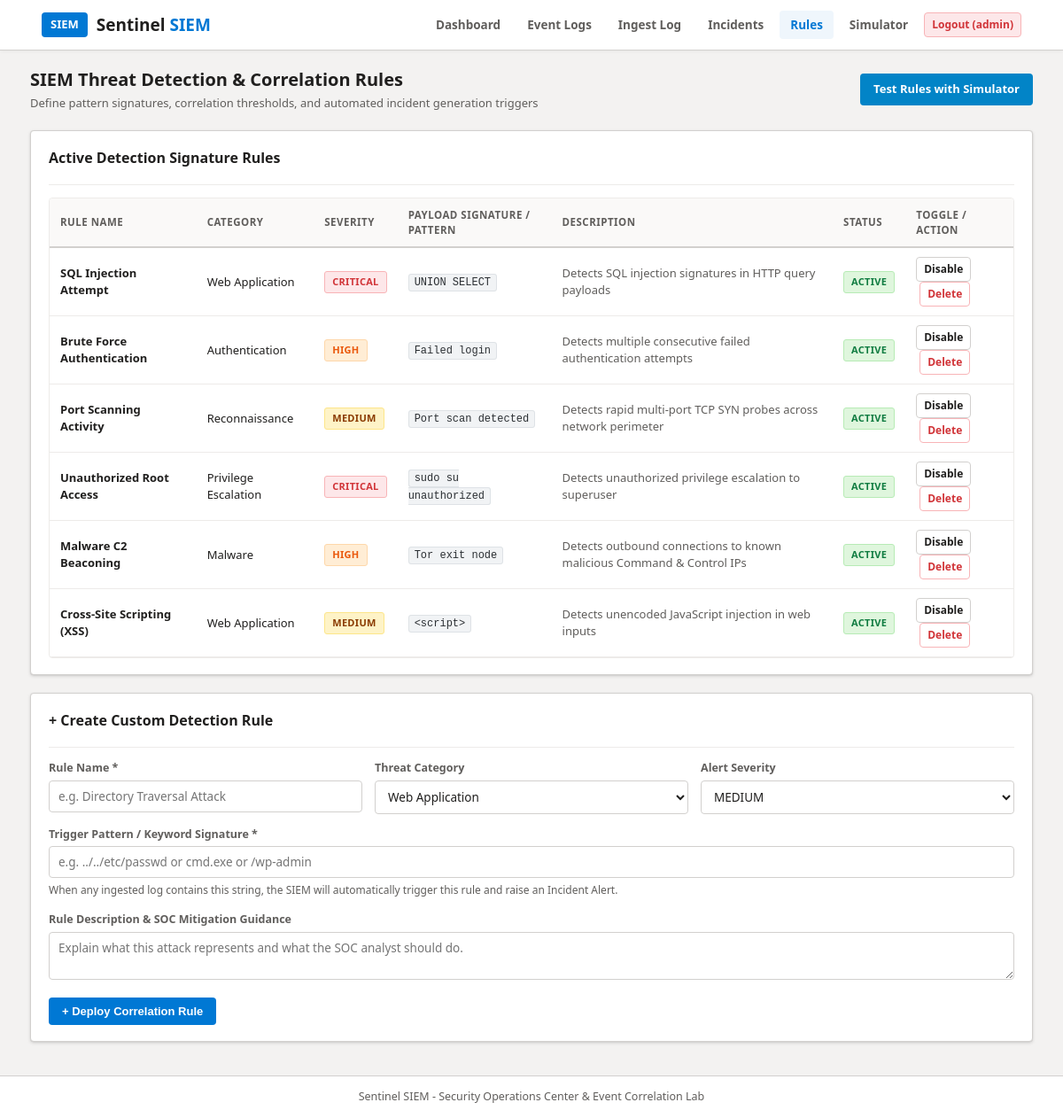
/rules.php (signed in), run on the app's committed database.
### tables this page shows
CREATE TABLE IF NOT EXISTS detection_rules (
    id INT AUTO_INCREMENT PRIMARY KEY,
    rule_name VARCHAR(100) NOT NULL,
    category VARCHAR(50) NOT NULL,
    severity ENUM('LOW', 'MEDIUM', 'HIGH', 'CRITICAL') NOT NULL,
    pattern_keyword VARCHAR(100) NOT NULL,
    description TEXT,
    is_active TINYINT(1) DEFAULT 1,
    created_at TIMESTAMP DEFAULT CURRENT_TIMESTAMP
);

### rules.php (the view, shortened to what this page needs)
<?php
include "db.php";
$rules = $conn->query("SELECT * FROM detection_rules ORDER BY id ASC");
include "header.php";
?>
<div class="container">
    <div class="page-title-bar">
        <div>
            <h2>SIEM Threat Detection & Correlation Rules</h2>
            <p class="subtitle">Define pattern signatures, correlation thresholds, and automated incident generation triggers</p>
        </div>
        <div>
            <a href="simulator.php" class="btn btn-cyan">Test Rules with Simulator</a>
        </div>
    </div>
    <div class="panel">
        <div class="panel-header">
            <h3>Active Detection Signature Rules</h3>
        </div>
        <div class="table-responsive">
            <table>
                <thead>
                    <tr>
                        <th>Rule Name</th>
                        <th>Category</th>
                        <th>Severity</th>
                        <th>Payload Signature / Pattern</th>
                        <th>Description</th>
                        <th>Status</th>
                        <th>Toggle / Action</th>
                    </tr>
                </thead>
                <tbody>
                    <?php if ($rules && $rules->num_rows > 0): ?>
                        <?php while ($r = $rules->fetch_assoc()): ?>
                            <tr>
                                <td><strong><?php echo htmlspecialchars($r['rule_name']); ?></strong></td>
                                <td><?php echo htmlspecialchars($r['category']); ?></td>
                                <td>
                                    <span class="badge badge-<?php echo strtolower($r['severity']); ?>">
                                        <?php echo htmlspecialchars($r['severity']); ?>
                                    </span>
                                </td>
                                <td><code class="code-pill"><?php echo htmlspecialchars($r['pattern_keyword']); ?></code></td>
                                <td style="font-size: 13px; color: var(--text-secondary);"><?php echo htmlspecialchars($r['description']); ?></td>
                                <td>
                                    <?php if ($r['is_active']): ?>
                                        <span class="badge badge-status-resolved">ACTIVE</span>
                                    <?php else: ?>
                                        <span class="badge badge-status-false_positive">DISABLED</span>
                                    <?php endif; ?>
                                </td>
                                <td>
                                    <a href="rules.php?toggle_id=<?php echo $r['id']; ?>" class="btn btn-secondary btn-sm">
                                        <?php echo $r['is_active'] ? 'Disable' : 'Enable'; ?>
                                    </a>
                                    <a href="rules.php?delete_rule_id=<?php echo $r['id']; ?>" class="btn btn-danger btn-sm" onclick="return confirm('Delete this rule?')" style="margin-left: 4px;">Delete</a>
                                </td>
                            </tr>
                        <?php endwhile; ?>
                    <?php else: ?>
                        <tr><td colspan="7" style="text-align: center;">No rules configured.</td></tr>
                    <?php endif; ?>
                </tbody>
            </table>
        </div>
    </div>
    <div class="panel">
        <div class="panel-header">
            <h3>+ Create Custom Detection Rule</h3>
        </div>
        <form method="POST" action="rules.php">
            <div class="form-row">
                <div class="form-group">
                    <label for="rule_name">Rule Name *</label>
                    <input type="text" id="rule_name" name="rule_name" placeholder="e.g. Directory Traversal Attack" required>
                </div>
                <div class="form-group">
                    <label for="category">Threat Category</label>
                    <select id="category" name="category">
                        <option value="Web Application">Web Application</option>
                    </select>
                </div>
                <div class="form-group">
                    <label for="severity">Alert Severity</label>
                    <select id="severity" name="severity">
                        <option value="MEDIUM" selected>MEDIUM</option>
                    </select>
                </div>
            </div>
            <div class="form-group">
                <label for="pattern_keyword">Trigger Pattern / Keyword Signature *</label>
                <input type="text" id="pattern_keyword" name="pattern_keyword" placeholder="e.g. ../../etc/passwd or cmd.exe or /wp-admin" required>
                <small style="color: var(--text-secondary); font-size: 12px;">When any ingested log contains this string, the SIEM will automatically trigger this rule and raise an Incident Alert.</small>
            </div>
            <div class="form-group">
                <label for="description">Rule Description & SOC Mitigation Guidance</label>
                <textarea id="description" name="description" rows="2" placeholder="Explain what this attack represents and what the SOC analyst should do."></textarea>
            </div>
            <button type="submit" class="btn btn-primary">&plus; Deploy Correlation Rule</button>
        </form>
    </div>
</div>
<?php include "footer.php"; ?>

### data on the page
detection_rules: rule_name "SQL Injection Attempt", category "Web Application", severity "CRITICAL", pattern_keyword "UNION SELECT", description "Detects SQL injection signatures in HTTP query payloads", is_active "ACTIVE"
detection_rules: rule_name "Brute Force Authentication", category "Authentication", severity "HIGH", pattern_keyword "Failed login", description "Detects multiple consecutive failed authentication attempts", is_active "ACTIVE"
detection_rules: rule_name "Port Scanning Activity", category "Reconnaissance", severity "MEDIUM", pattern_keyword "Port scan detected", description "Detects rapid multi-port TCP SYN probes across network perimeter", is_active "ACTIVE"
detection_rules: rule_name "Unauthorized Root Access", category "Privilege Escalation", severity "CRITICAL", pattern_keyword "sudo su unauthorized", description "Detects unauthorized privilege escalation to superuser", is_active "ACTIVE"
detection_rules: rule_name "Malware C2 Beaconing", category "Malware", severity "HIGH", pattern_keyword "Tor exit node", description "Detects outbound connections to known malicious Command & Control IPs", is_active "ACTIVE"
detection_rules: rule_name "Cross-Site Scripting (XSS)", category "Web Application", severity "MEDIUM", pattern_keyword "<script>", description "Detects unencoded JavaScript injection in web inputs", is_active "ACTIVE"

### other printed values
$_SESSION["username"] "admin"
